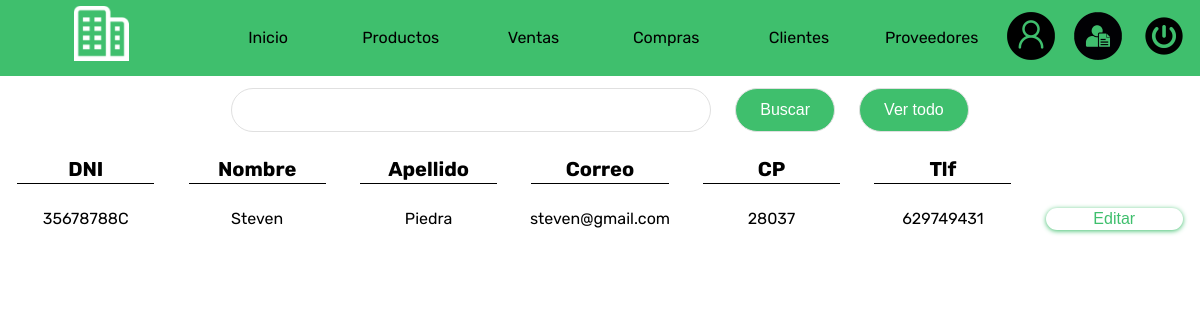
/clientes.php (signed in), run on an earlier commit of the app's database.
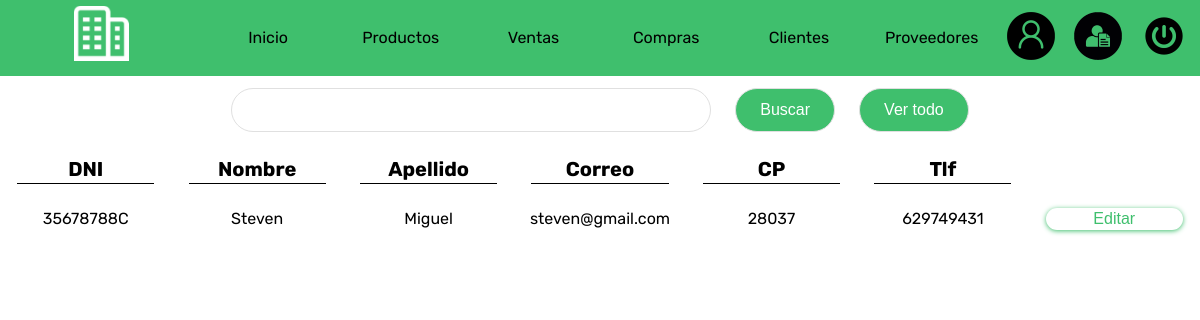
And on a later commit of the database.
### tables this page shows
CREATE TABLE `clientes` (
  `dni` varchar(9) NOT NULL,
  `nombre` varchar(30) DEFAULT NULL,
  `apellido` varchar(30) DEFAULT NULL,
  `correo` varchar(40) DEFAULT NULL,
  `ciudad` varchar(30) DEFAULT NULL,
  `cp` varchar(6) DEFAULT NULL,
  `iban` varchar(30) DEFAULT NULL,
  `tlf` varchar(14) DEFAULT NULL
);

### Db/Con1Db.php (called while the page is built)
<?php
class Connection
{
    public static function conn1()
    {
        $mysqli = new mysqli('localhost', 'root','', 'erp');
        if($mysqli->connect_errno)
        {
            printf("Error en la conexion: %s\n", $mysqli->coneect_errno);
        }
        else
        {
            $mysqli->set_charset('utf8');
            return $mysqli;
        }
    }
}
?>

### Models/Datos1Model.php (called while the page is built, shortened)
<?php
class Datos
{
    private $mysqli;
    private $data;
    public function __construct()
    {
        $this->mysqli= Connection::conn1();
        $this->data=array();
    }
    public function getData1($sql)
    {
        $result = $this->mysqli->query($sql);
        while($rows=$result->fetch_object())
        {
            $this->data[]=$rows;
        }
        return $this->data;
    }
}
?>

### Controllers/ClientesController1.php (the view)
<?php
if(file_exists("../Db/Con1Db.php"))
{
    require_once "../Db/Con1Db.php";
    require_once "../Models/Datos1Model.php";
}
elseif(file_exists("Db/Con1Db.php"))
{
    require_once "Db/Con1Db.php";
    require_once "Models/Datos1Model.php";
}
$objData = new Datos;
$buscaproducto = "select * from clientes";
$data = $objData->getData1($buscaproducto);
if(empty($data))
{
    echo"
    <div class='bloque1'>
    No hay datos
    </div>
    ";
}else{
    echo"
    <div class='bloque0'>
    <div class='bloque1'><h1 class='border'>DNI</h1></div>
    <div class='bloque1'><h1 class='border'>Nombre</h1></div>
    <div class='bloque1'><h1 class='border'>Apellido</h1></div>
    <div class='bloque1'><h1 class='border'>Correo</h1></div>
    <div class='bloque1'><h1 class='border'>CP</h1></div>
    <div class='bloque1'><h1 class='border'>Tlf</h1></div>
    <div class='bloque1'></div>
    </div>
    ";
    foreach($data as $row)
    {
        echo"
        <div class='bloque0'>
            <div class='bloque1'>$row->dni</div>
            <div class='bloque1'>$row->nombre</div>
            <div class='bloque1'>$row->apellido</div>
            <div class='bloque1'>$row->correo</div>
            <div class='bloque1'>$row->cp</div>
            <div class='bloque1'>$row->tlf</div>
            <div class='bloque1'><a class='editar' href='editarclientes.php?dni=$row->dni'>Editar</a></div>
        ";
    }
}
?>

What changed in the data, as far as the page shows it:
changed clientes "Steven": apellido "Piedra" → "Miguel"
